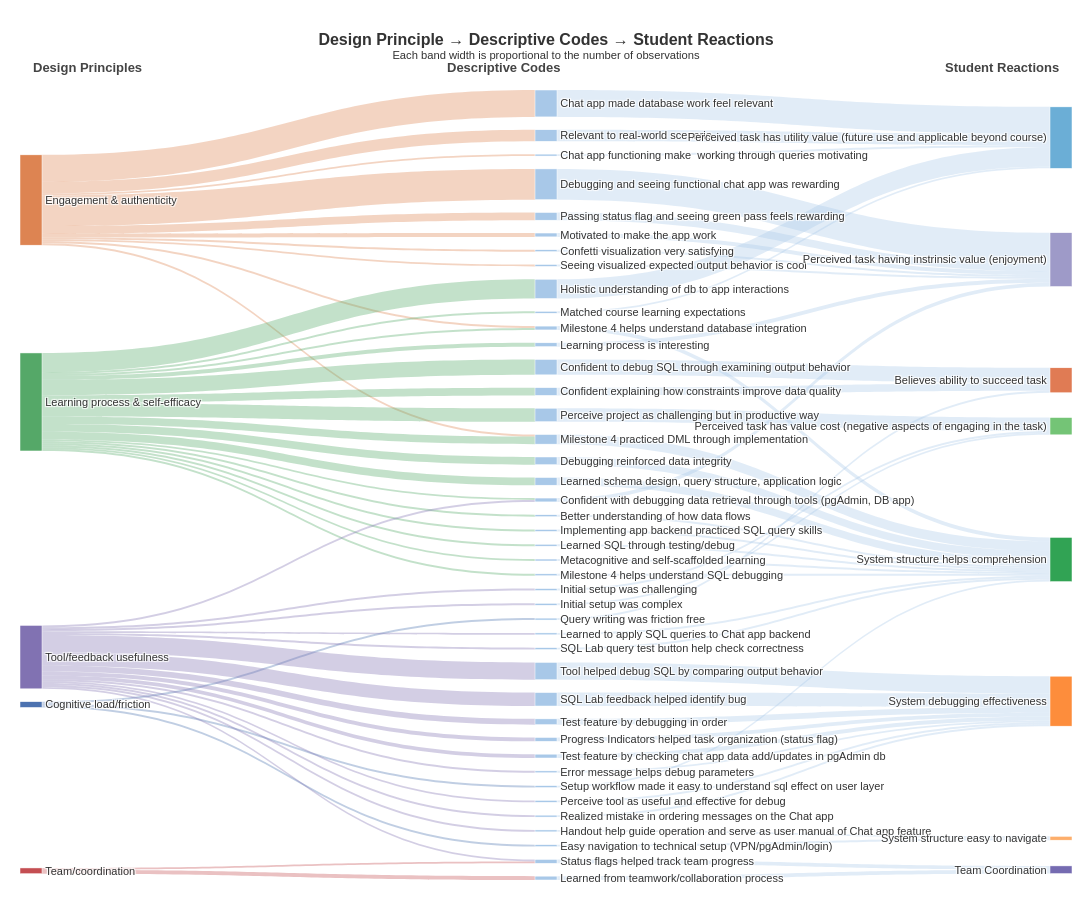

The notebook cell saved with this chart:
### Code cell


### Figure 1 — Plotly figure (JSON) as saved in the notebook; plotly's stock layout.template omitted (floating-point values rounded to 4 significant figures)
{"data": [{"arrangement": "snap", "link": {"color": ["rgba(76,114,176,0.35)", "rgba(76,114,176,0.35)", "rgba(76,114,176,0.35)", "rgba(221,132,82,0.35)", "rgba(221,132,82,0.35)", "rgba(221,132,82,0.35)", "rgba(221,132,82,0.35)", "rgba(221,132,82,0.35)", "rgba(221,132,82,0.35)", "rgba(221,132,82,0.35)", "rgba(221,132,82,0.35)", "rgba(221,132,82,0.35)", "rgba(221,132,82,0.35)", "rgba(85,168,104,0.35)", "rgba(85,168,104,0.35)", "rgba(85,168,104,0.35)", "rgba(85,168,104,0.35)", "rgba(85,168,104,0.35)", "rgba(85,168,104,0.35)", "rgba(85,168,104,0.35)", "rgba(85,168,104,0.35)", "rgba(85,168,104,0.35)", "rgba(85,168,104,0.35)", "rgba(85,168,104,0.35)", "rgba(85,168,104,0.35)", "rgba(85,168,104,0.35)", "rgba(85,168,104,0.35)", "rgba(85,168,104,0.35)", "rgba(85,168,104,0.35)", "rgba(196,78,82,0.35)", "rgba(196,78,82,0.35)", "rgba(129,114,178,0.35)", "rgba(129,114,178,0.35)", "rgba(129,114,178,0.35)", "rgba(129,114,178,0.35)", "rgba(129,114,178,0.35)", "rgba(129,114,178,0.35)", "rgba(129,114,178,0.35)", "rgba(129,114,178,0.35)", "rgba(129,114,178,0.35)", "rgba(129,114,178,0.35)", "rgba(129,114,178,0.35)", "rgba(129,114,178,0.35)", "rgba(129,114,178,0.35)", "rgba(129,114,178,0.35)", "rgba(129,114,178,0.35)", "rgba(168,200,232,0.35)", "rgba(168,200,232,0.35)", "rgba(168,200,232,0.35)", "rgba(168,200,232,0.35)", "rgba(168,200,232,0.35)", "rgba(168,200,232,0.35)", "rgba(168,200,232,0.35)", "rgba(168,200,232,0.35)", "rgba(168,200,232,0.35)", "rgba(168,200,232,0.35)", "rgba(168,200,232,0.35)", "rgba(168,200,232,0.35)", "rgba(168,200,232,0.35)", "rgba(168,200,232,0.35)", "rgba(168,200,232,0.35)", "rgba(168,200,232,0.35)", "rgba(168,200,232,0.35)", "rgba(168,200,232,0.35)", "rgba(168,200,232,0.35)", "rgba(168,200,232,0.35)", "rgba(168,200,232,0.35)", "rgba(168,200,232,0.35)", "rgba(168,200,232,0.35)", "rgba(168,200,232,0.35)", "rgba(168,200,232,0.35)", "rgba(168,200,232,0.35)", "rgba(168,200,232,0.35)", "rgba(168,200,232,0.35)", "rgba(168,200,232,0.35)", "rgba(168,200,232,0.35)", "rgba(168,200,232,0.35)", "rgba(168,200,232,0.35)", "rgba(168,200,232,0.35)", "rgba(168,200,232,0.35)", "rgba(168,200,232,0.35)", "rgba(168,200,232,0.35)", "rgba(168,200,232,0.35)", "rgba(168,200,232,0.35)", "rgba(168,200,232,0.35)", "rgba(168,200,232,0.35)", "rgba(168,200,232,0.35)", "rgba(168,200,232,0.35)"], "hovertemplate": "<b>%{source.label}</b> → <b>%{target.label}</b><br>Count: %{value}<extra></extra>", "source": [0, 0, 0, 1, 1, 1, 1, 1, 1, 1, 1, 1, 1, 2, 2, 2, 2, 2, 2, 2, 2, 2, 2, 2, 2, 2, 2, 2, 2, 3, 3, 4, 4, 4, 4, 4, 4, 4, 4, 4, 4, 4, 4, 4, 4, 4, 5, 6, 7, 8, 9, 10, 11, 12, 13, 14, 15, 16, 17, 18, 19, 20, 21, 22, 23, 24, 25, 26, 27, 28, 29, 30, 31, 32, 33, 34, 35, 36, 37, 38, 39, 40, 41, 42, 43, 44, 45, 46], "target": [14, 36, 42, 6, 7, 8, 12, 29, 30, 31, 32, 38, 41, 5, 9, 10, 11, 13, 17, 18, 21, 23, 25, 26, 27, 28, 29, 30, 33, 22, 43, 11, 15, 16, 19, 20, 24, 34, 35, 37, 39, 40, 43, 44, 45, 46, 53, 48, 48, 50, 47, 47, 50, 50, 53, 52, 51, 52, 48, 53, 49, 49, 53, 54, 53, 53, 50, 48, 53, 53, 53, 53, 50, 50, 49, 51, 51, 47, 51, 48, 51, 53, 50, 53, 54, 51, 51, 51], "value": [1, 1, 1, 1, 14, 1, 16, 1, 1, 2, 4, 6, 1, 1, 4, 8, 1, 4, 10, 1, 1, 4, 2, 1, 1, 1, 1, 4, 7, 2, 1, 1, 1, 1, 1, 1, 1, 1, 2, 1, 7, 1, 1, 2, 3, 9, 1, 1, 14, 1, 4, 8, 2, 16, 4, 1, 1, 1, 10, 1, 1, 1, 1, 2, 4, 1, 2, 1, 1, 1, 2, 5, 2, 4, 7, 1, 2, 1, 1, 6, 7, 1, 1, 1, 2, 2, 3, 9]}, "node": {"color": ["#4C72B0", "#DD8452", "#55A868", "#C44E52", "#8172B2", "#A8C8E8", "#A8C8E8", "#A8C8E8", "#A8C8E8", "#A8C8E8", "#A8C8E8", "#A8C8E8", "#A8C8E8", "#A8C8E8", "#A8C8E8", "#A8C8E8", "#A8C8E8", "#A8C8E8", "#A8C8E8", "#A8C8E8", "#A8C8E8", "#A8C8E8", "#A8C8E8", "#A8C8E8", "#A8C8E8", "#A8C8E8", "#A8C8E8", "#A8C8E8", "#A8C8E8", "#A8C8E8", "#A8C8E8", "#A8C8E8", "#A8C8E8", "#A8C8E8", "#A8C8E8", "#A8C8E8", "#A8C8E8", "#A8C8E8", "#A8C8E8", "#A8C8E8", "#A8C8E8", "#A8C8E8", "#A8C8E8", "#A8C8E8", "#A8C8E8", "#A8C8E8", "#A8C8E8", "#E07B54", "#6BAED6", "#74C476", "#9E9AC8", "#FD8D3C", "#FDAE6B", "#31A354", "#756BB1"], "hovertemplate": "<b>%{label}</b><br>Total flow: %{value}<extra></extra>", "label": ["Cognitive load/friction", "Engagement & authenticity", "Learning process & self-efficacy", "Team/coordination", "Tool/feedback usefulness", "Better understanding of how data flows", "Chat app functioning make  working through queries motivating", "Chat app made database work feel relevant", "Confetti visualization very satisfying", "Confident explaining how constraints improve data quality", "Confident to debug SQL through examining output behavior", "Confident with debugging data retrieval through tools (pgAdmin, DB app)", "Debugging and seeing functional chat app was rewarding", "Debugging reinforced data integrity", "Easy navigation to technical setup (VPN/pgAdmin/login)", "Error message helps debug parameters", "Handout help guide operation and serve as user manual of Chat app feature", "Holistic understanding of db to app interactions", "Implementing app backend practiced SQL query skills", "Initial setup was challenging", "Initial setup was complex", "Learned SQL through testing/debug", "Learned from teamwork/collaboration process", "Learned schema design, query structure, application logic", "Learned to apply SQL queries to Chat app backend", "Learning process is interesting", "Matched course learning expectations", "Metacognitive and self-scaffolded learning", "Milestone 4 helps understand SQL debugging", "Milestone 4 helps understand database integration", "Milestone 4 practiced DML through implementation", "Motivated to make the app work", "Passing status flag and seeing green pass feels rewarding", "Perceive project as challenging but in productive way", "Perceive tool as useful and effective for debug", "Progress Indicators helped task organization (status flag)", "Query writing was friction free", "Realized mistake in ordering messages on the Chat app", "Relevant to real-world scenario", "SQL Lab feedback helped identify bug", "SQL Lab query test button help check correctness", "Seeing visualized expected output behavior is cool", "Setup workflow made it easy to understand sql effect on user layer", "Status flags helped track team progress", "Test feature by checking chat app data add/updates in pgAdmin db", "Test feature by debugging in order", "Tool helped debug SQL by comparing output behavior", "Believes ability to succeed task", "Perceived task has utility value (future use and applicable beyond course)", "Perceived task has value cost (negative aspects of engaging in the task)", "Perceived task having instrinsic value (enjoyment)", "System debugging effectiveness", "System structure easy to navigate", "System structure helps comprehension", "Team Coordination"], "line": {"color": "white", "width": 0.5}, "pad": 18, "thickness": 22}, "type": "sankey"}], "layout": {"annotations": [{"align": "center", "font": {"color": "#444", "size": 13}, "showarrow": false, "text": "<b>Design Principles</b>", "x": 0.01, "xref": "paper", "y": 1.04, "yref": "paper"}, {"align": "center", "font": {"color": "#444", "size": 13}, "showarrow": false, "text": "<b>Descriptive Codes</b>", "x": 0.46, "xref": "paper", "y": 1.04, "yref": "paper"}, {"align": "center", "font": {"color": "#444", "size": 13}, "showarrow": false, "text": "<b>Student Reactions</b>", "x": 0.99, "xref": "paper", "y": 1.04, "yref": "paper"}], "font": {"color": "#333333", "family": "Arial", "size": 11}, "height": 900, "margin": {"b": 20, "l": 20, "r": 20, "t": 90}, "paper_bgcolor": "white", "title": {"font": {"size": 16}, "text": "<b>Design Principle → Descriptive Codes → Student Reactions</b><br><sup>Each band width is proportional to the number of observations</sup>", "x": 0.5, "xanchor": "center"}, "width": 1400}}
